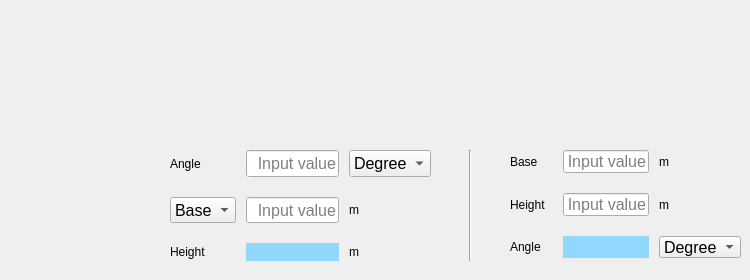
      <widget class="QWidget" name="tab_17">
       <attribute name="title">
        <string>Triangle</string>
       </attribute>
       <widget class="QLabel" name="tri_image">
        <property name="geometry">
         <rect>
          <x>350</x>
          <y>20</y>
          <width>231</width>
          <height>91</height>
         </rect>
        </property>
        <property name="maximumSize">
         <size>
          <width>321</width>
          <height>131</height>
         </size>
        </property>
        <property name="lineWidth">
         <number>1</number>
        </property>
        <property name="text">
         <string/>
        </property>
        <property name="pixmap">
         <pixmap>image/Triangle-1.png</pixmap>
        </property>
        <property name="scaledContents">
         <bool>false</bool>
        </property>
        <property name="alignment">
         <set>Qt::AlignCenter</set>
        </property>
       </widget>
       <widget class="QWidget" name="gridLayoutWidget_9">
        <property name="geometry">
         <rect>
          <x>170</x>
          <y>140</y>
          <width>261</width>
          <height>131</height>
         </rect>
        </property>
        <layout class="QGridLayout" name="gridLayout_9" rowstretch="0,0,0" columnstretch="1,2,1">
         <property name="topMargin">
          <number>10</number>
         </property>
         <property name="bottomMargin">
          <number>10</number>
         </property>
         <property name="horizontalSpacing">
          <number>10</number>
         </property>
         <property name="verticalSpacing">
          <number>20</number>
         </property>
         <item row="0" column="0">
          <widget class="QLabel" name="label_tri_angle1">
           <property name="text">
            <string>Angle</string>
           </property>
           <property name="alignment">
            <set>Qt::AlignLeading|Qt::AlignLeft|Qt::AlignVCenter</set>
           </property>
          </widget>
         </item>
         <item row="0" column="1">
          <widget class="QLineEdit" name="input_tri_angle1">
           <property name="font">
            <font>
             <pointsize>12</pointsize>
             <bold>false</bold>
            </font>
           </property>
           <property name="alignment">
            <set>Qt::AlignRight|Qt::AlignTrailing|Qt::AlignVCenter</set>
           </property>
           <property name="dragEnabled">
            <bool>true</bool>
           </property>
           <property name="placeholderText">
            <string>Input value</string>
           </property>
          </widget>
         </item>
         <item row="0" column="2">
          <widget class="QComboBox" name="comboBox_tri_angle_unit1">
           <property name="font">
            <font>
             <pointsize>12</pointsize>
             <bold>false</bold>
            </font>
           </property>
           <item>
            <property name="text">
             <string>Degree</string>
            </property>
           </item>
           <item>
            <property name="text">
             <string>Rad</string>
            </property>
           </item>
          </widget>
         </item>
         <item row="1" column="0">
          <widget class="QComboBox" name="comboBox_tri_baseorheight">
           <property name="font">
            <font>
             <pointsize>12</pointsize>
             <bold>false</bold>
            </font>
           </property>
           <item>
            <property name="text">
             <string>Base</string>
            </property>
           </item>
          </widget>
         </item>
         <item row="1" column="1">
          <widget class="QLineEdit" name="input_tri_side1">
           <property name="font">
            <font>
             <pointsize>12</pointsize>
             <bold>false</bold>
            </font>
           </property>
           <property name="alignment">
            <set>Qt::AlignRight|Qt::AlignTrailing|Qt::AlignVCenter</set>
           </property>
           <property name="dragEnabled">
            <bool>true</bool>
           </property>
           <property name="placeholderText">
            <string>Input value</string>
           </property>
          </widget>
         </item>
         <item row="1" column="2">
          <widget class="QLabel" name="label_tri_baseorheight_unit1">
           <property name="text">
            <string>m</string>
           </property>
           <property name="alignment">
            <set>Qt::AlignLeading|Qt::AlignLeft|Qt::AlignVCenter</set>
           </property>
          </widget>
         </item>
         <item row="2" column="0">
          <widget class="QLabel" name="label_tri_baseorheight">
           <property name="text">
            <string>Height</string>
           </property>
           <property name="alignment">
            <set>Qt::AlignLeading|Qt::AlignLeft|Qt::AlignVCenter</set>
           </property>
           <property name="textInteractionFlags">
            <set>Qt::LinksAccessibleByMouse</set>
           </property>
          </widget>
         </item>
         <item row="2" column="1">
          <widget class="QLabel" name="output_tri_height1">
           <property name="font">
            <font>
             <pointsize>12</pointsize>
             <bold>false</bold>
            </font>
           </property>
           <property name="styleSheet">
            <string notr="true">QLabel{background-color: rgb(145, 216, 255)}</string>
           </property>
           <property name="text">
            <string/>
           </property>
           <property name="alignment">
            <set>Qt::AlignRight|Qt::AlignTrailing|Qt::AlignVCenter</set>
           </property>
          </widget>
         </item>
         <item row="2" column="2">
          <widget class="QLabel" name="label_tri_baseourheight_unit11">
           <property name="text">
            <string>m</string>
           </property>
           <property name="alignment">
            <set>Qt::AlignLeading|Qt::AlignLeft|Qt::AlignVCenter</set>
           </property>
          </widget>
         </item>
        </layout>
       </widget>
       <widget class="QWidget" name="gridLayoutWidget_10">
        <property name="geometry">
         <rect>
          <x>510</x>
          <y>140</y>
          <width>231</width>
          <height>128</height>
         </rect>
        </property>
        <layout class="QGridLayout" name="gridLayout_10" rowstretch="0,0,0" columnstretch="1,2,1">
         <property name="topMargin">
          <number>10</number>
         </property>
         <property name="bottomMargin">
          <number>10</number>
         </property>
         <property name="horizontalSpacing">
          <number>10</number>
         </property>
         <property name="verticalSpacing">
          <number>20</number>
         </property>
         <item row="0" column="0">
          <widget class="QLabel" name="label_tri_base2">
           <property name="text">
            <string>Base</string>
           </property>
           <property name="alignment">
            <set>Qt::AlignLeading|Qt::AlignLeft|Qt::AlignVCenter</set>
           </property>
          </widget>
         </item>
         <item row="1" column="0">
          <widget class="QLabel" name="label_tri_height2">
           <property name="text">
            <string>Height</string>
           </property>
           <property name="alignment">
            <set>Qt::AlignLeading|Qt::AlignLeft|Qt::AlignVCenter</set>
           </property>
          </widget>
         </item>
         <item row="2" column="0">
          <widget class="QLabel" name="label_tri_angle2">
           <property name="text">
            <string>Angle</string>
           </property>
           <property name="alignment">
            <set>Qt::AlignLeading|Qt::AlignLeft|Qt::AlignVCenter</set>
           </property>
          </widget>
         </item>
         <item row="0" column="1">
          <widget class="QLineEdit" name="input_tri_base2">
           <property name="font">
            <font>
             <pointsize>12</pointsize>
             <bold>false</bold>
            </font>
           </property>
           <property name="alignment">
            <set>Qt::AlignRight|Qt::AlignTrailing|Qt::AlignVCenter</set>
           </property>
           <property name="dragEnabled">
            <bool>true</bool>
           </property>
           <property name="placeholderText">
            <string>Input value</string>
           </property>
          </widget>
         </item>
         <item row="1" column="1">
          <widget class="QLineEdit" name="input_tri_height2">
           <property name="font">
            <font>
             <pointsize>12</pointsize>
             <bold>false</bold>
            </font>
           </property>
           <property name="alignment">
            <set>Qt::AlignRight|Qt::AlignTrailing|Qt::AlignVCenter</set>
           </property>
           <property name="dragEnabled">
            <bool>true</bool>
           </property>
           <property name="placeholderText">
            <string>Input value</string>
           </property>
          </widget>
         </item>
         <item row="2" column="1">
          <widget class="QLabel" name="output_tri_angle2">
           <property name="font">
            <font>
             <pointsize>12</pointsize>
             <bold>false</bold>
            </font>
           </property>
           <property name="styleSheet">
            <string notr="true">QLabel{background-color: rgb(145, 216, 255)}</string>
           </property>
           <property name="text">
            <string/>
           </property>
           <property name="alignment">
            <set>Qt::AlignRight|Qt::AlignTrailing|Qt::AlignVCenter</set>
           </property>
          </widget>
         </item>
         <item row="0" column="2">
          <widget class="QLabel" name="label_tri_base_unit2">
           <property name="text">
            <string>m</string>
           </property>
           <property name="alignment">
            <set>Qt::AlignLeading|Qt::AlignLeft|Qt::AlignVCenter</set>
           </property>
          </widget>
         </item>
         <item row="1" column="2">
          <widget class="QLabel" name="label_tri_height_unit2">
           <property name="text">
            <string>m</string>
           </property>
           <property name="alignment">
            <set>Qt::AlignLeading|Qt::AlignLeft|Qt::AlignVCenter</set>
           </property>
          </widget>
         </item>
         <item row="2" column="2">
          <widget class="QComboBox" name="comboBox_tri_angle_unit2">
           <property name="font">
            <font>
             <pointsize>12</pointsize>
             <bold>false</bold>
            </font>
           </property>
           <item>
            <property name="text">
             <string>Degree</string>
            </property>
           </item>
           <item>
            <property name="text">
             <string>Rad</string>
            </property>
           </item>
          </widget>
         </item>
        </layout>
       </widget>
       <widget class="Line" name="line_2">
        <property name="geometry">
         <rect>
          <x>460</x>
          <y>150</y>
          <width>20</width>
          <height>111</height>
         </rect>
        </property>
        <property name="orientation">
         <enum>Qt::Vertical</enum>
        </property>
       </widget>
      </widget>
